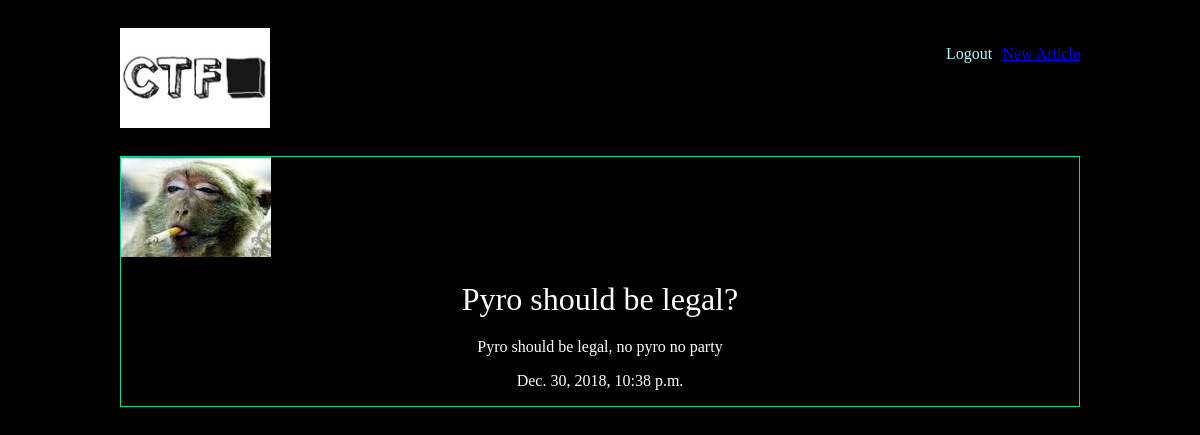
The page /articles/pyro/ (signed in) on the database its author committed.
### articles/models.py (models this page shows, shortened)
class Article(models.Model):
	title = models.CharField(max_length=100)
	slug = models.SlugField()
	body = models.TextField()
	date = models.DateTimeField(auto_now_add=True)
	thumb = models.ImageField(default='default.png', blank=True)
	author = models.ForeignKey(User, default=None)
	"""commands to make migrations everytime we make a model
	python manage.py makemigrations
	python manage.py migrate
	"""

### articles/views.py (the view)
# urls.py: url(r'^(?P<slug>[\w-]+)/$', views.article_detail, name="detail"),
def article_detail(request, slug):
	article = Article.objects.get(slug=slug)
	return render(request, 'articles/article_detail.html', {'article': article})

### articles/templates/articles/article_detail.html
{% extends 'base_layout.html'%}
{% block content %}
<div class="article-detail">
	<div class="article">
		<img src="{{ article.thumb.url }}">
		<h2>{{ article.title }}</h2>
		<p>{{ article.body }}</p>
		<p>{{ article.date }}</p>
	</div>
</div>
{% endblock %}

### assets/styles.css (style rules this page uses)
body { background: #0f121f; background-color: black; background-repeat-y: no-repeat; color: #fff; }
body * { font-family: Ubuntu; }
h1,h2,h3,h4,h5 { font-weight: normal; margin: 0; }
img { width: 150px; height: 100px; }
.article { padding: 10px; border: 1px solid #00dba0; position: relative; padding-bottom: 40px; }
.article h2 { font-size: 1.2em; }
.article-detail .article { padding: 0; }
.article-detail .article img { max-width: 100%; }
.article-detail .article h2 { text-align: center; margin: 20px auto; font-size: 2em; }
.article-detail .article p { text-align: center; }

### rows shown on the page
Article: thumb (picture), title "Pyro should be legal?", body "Pyro should be legal, no pyro no party", date "Dec. 30, 2018, 10:38 p.m."
